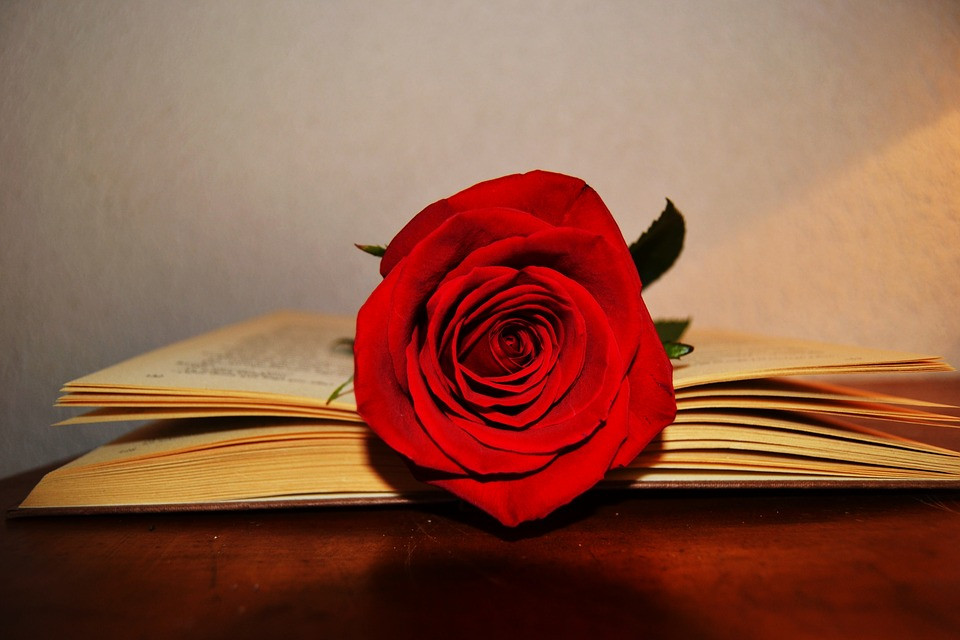
#> input picture opencv_11_04/rose.jpg, 960 x 640 px
$ python roza.py
#> lines starting #> are read from the running program, lines starting #| are printed output that depends on the picture; after the words box and inside, x2 and y2 are one past the last pixel; in counts of white or black regions, pixels touching at a corner belong together
import cv2
import numpy as np
import matplotlib.pyplot as plt

from pathlib import Path

BASE = Path(__file__).resolve().parent

image = cv2.imread(str(BASE.parent / "opencv_11_04" / "rose.jpg"))
#> image is the input picture: shape (640, 960, 3); mean B, G, R 70.4, 91.5, 142.7
hsv = cv2.cvtColor(image, cv2.COLOR_BGR2HSV)
#> hsv: shape (640, 960, 3); mean H, S, V 19.8, 148, 142.7

lower = np.array([0, 200, 100])
upper = np.array([2, 255, 255])

mask = cv2.inRange(hsv, lower, upper)
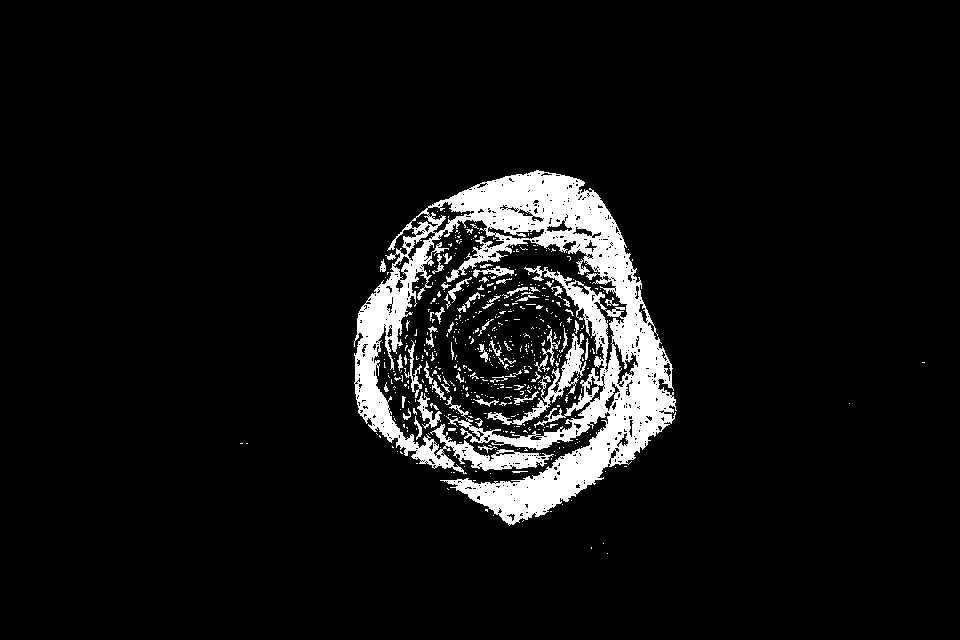
#> mask: shape (640, 960); 7.1% white; 536 white regions (474 under 20 px), largest, box (x1, y1, x2, y2) and area: (354, 170, 677, 526) 36915, (487, 333, 586, 425) 1416, (417, 392, 442, 429) 311
mask = cv2.morphologyEx(mask, cv2.MORPH_CLOSE, np.ones((20,20)))
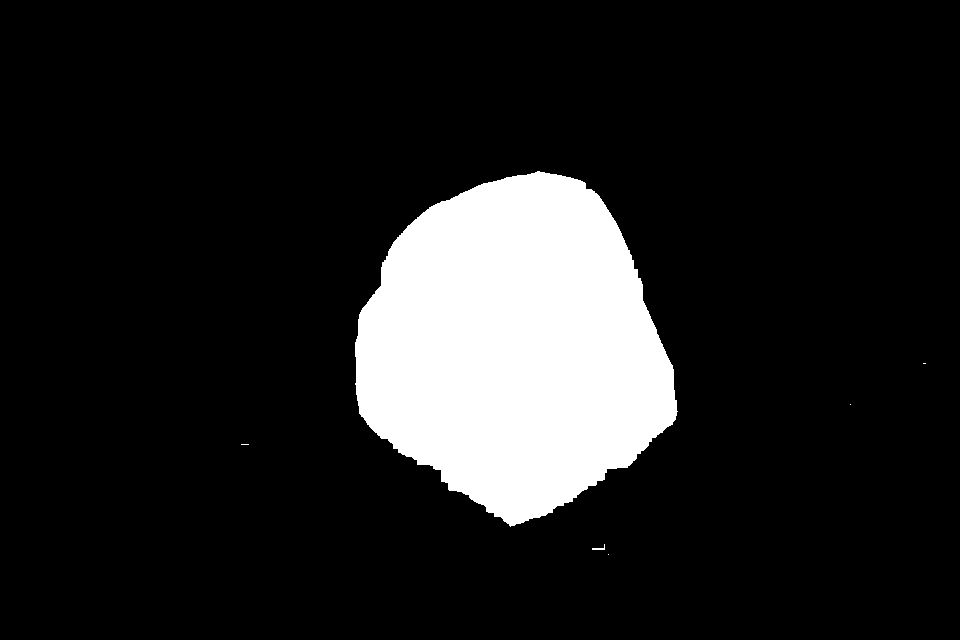
#> mask: shape (640, 960); 13.2% white; 6 white regions (4 under 20 px), largest, box (x1, y1, x2, y2) and area: (355, 171, 678, 527) 81294, (592, 544, 605, 550) 30
result = cv2.bitwise_and(image, image, mask=mask)
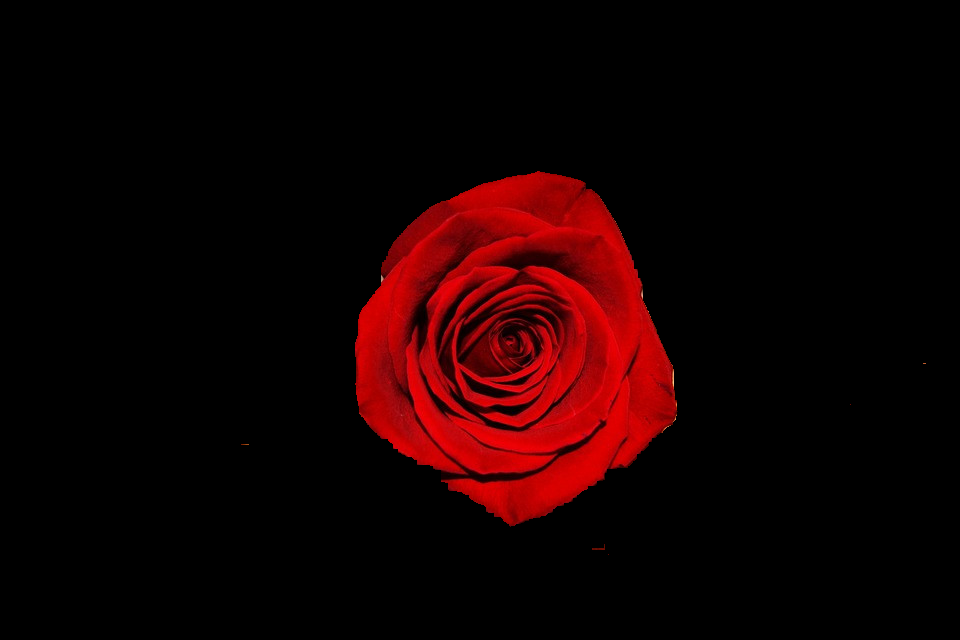
#> result: shape (640, 960, 3); mean B, G, R 0.7, 0.5, 21.1

plt.subplot(121)
plt.imshow(cv2.cvtColor(image, cv2.COLOR_BGR2RGB))
plt.subplot(122)
plt.imshow(cv2.cvtColor(result, cv2.COLOR_BGR2RGB))
plt.show()
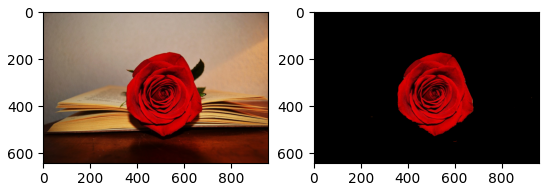
#> figure drawn by matplotlib, 2 panels

$ run again, with opencv_11_04/mushroom.jpg copied over opencv_11_04/rose.jpg
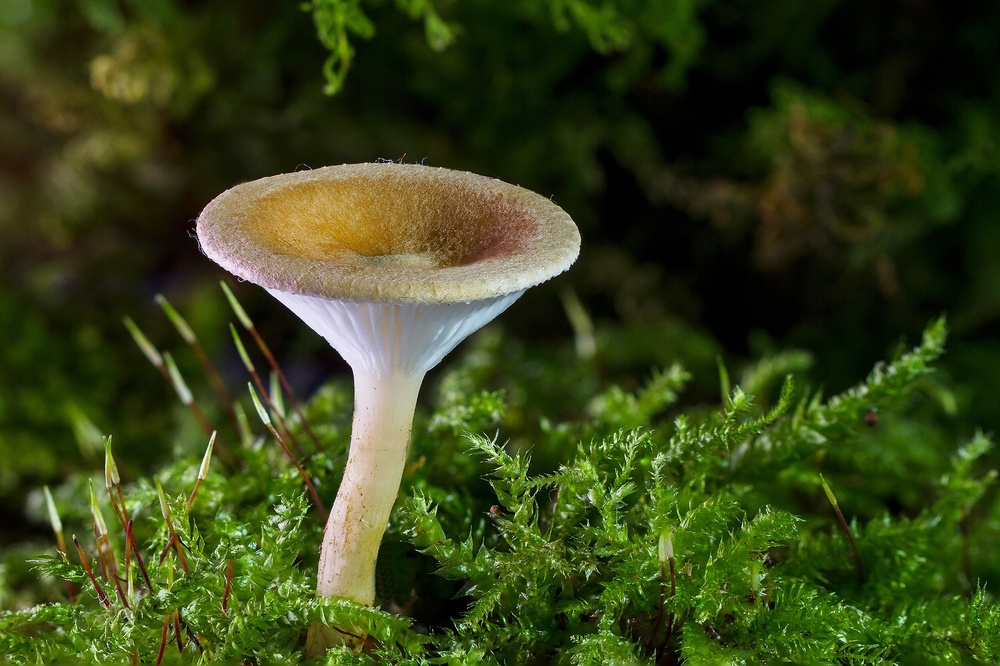
#> input picture opencv_11_04/mushroom.jpg, 1000 x 666 px, shrunk from 1920 x 1279 before the run
#> image is the input picture: shape (666, 1000, 3); mean B, G, R 25, 67.2, 55.6
#> hsv: shape (666, 1000, 3); mean H, S, V 39.7, 189.2, 70.2
#> `mask = cv2.inRange(hsv, lower, upper)`:
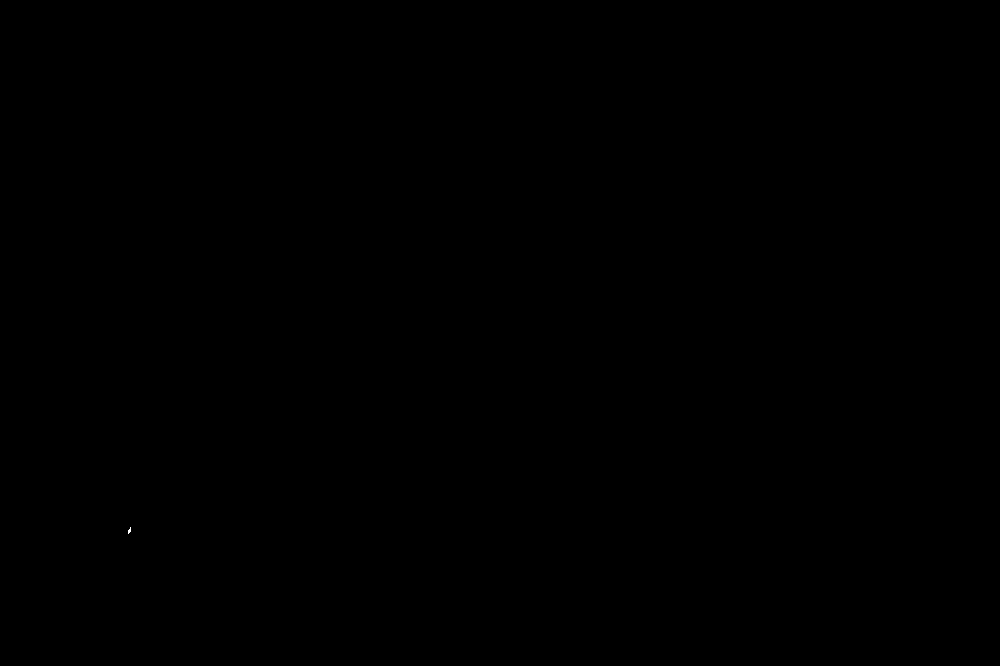
#> mask: shape (666, 1000); 0% white in thin lines or dots, all inside (x1, y1, x2, y2) = (128, 527, 131, 534)
#> `plt.show()`:
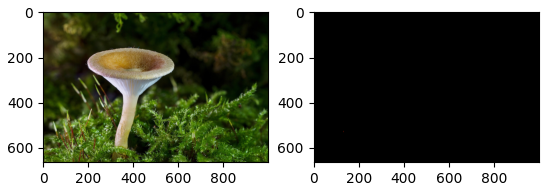
#> figure drawn by matplotlib, 2 panels
